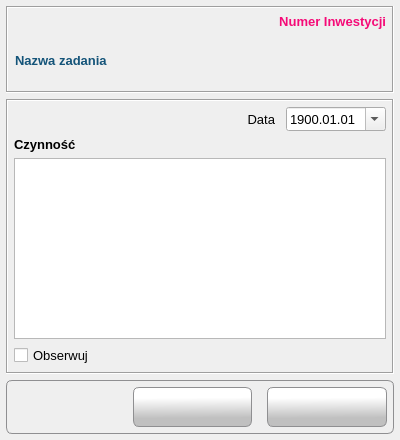
<?xml version="1.0" encoding="UTF-8"?>
<ui version="4.0">
 <class>Form</class>
 <widget class="QWidget" name="Form">
  <property name="windowModality">
   <enum>Qt::NonModal</enum>
  </property>
  <property name="geometry">
   <rect>
    <x>0</x>
    <y>0</y>
    <width>400</width>
    <height>440</height>
   </rect>
  </property>
  <property name="minimumSize">
   <size>
    <width>400</width>
    <height>440</height>
   </size>
  </property>
  <property name="maximumSize">
   <size>
    <width>400</width>
    <height>440</height>
   </size>
  </property>
  <property name="font">
   <font>
    <family>Tahoma</family>
    <pointsize>10</pointsize>
   </font>
  </property>
  <property name="focusPolicy">
   <enum>Qt::NoFocus</enum>
  </property>
  <property name="windowTitle">
   <string>Czynność</string>
  </property>
  <property name="windowIcon">
   <iconset resource="../res/main_form.qrc">
    <normaloff>:/icons/res/icon/action.png</normaloff>:/icons/res/icon/action.png</iconset>
  </property>
  <layout class="QVBoxLayout" name="verticalLayout_5">
   <property name="leftMargin">
    <number>6</number>
   </property>
   <property name="topMargin">
    <number>6</number>
   </property>
   <property name="rightMargin">
    <number>6</number>
   </property>
   <property name="bottomMargin">
    <number>6</number>
   </property>
   <item>
    <widget class="QFrame" name="frm_header_frame">
     <property name="frameShape">
      <enum>QFrame::Box</enum>
     </property>
     <property name="frameShadow">
      <enum>QFrame::Sunken</enum>
     </property>
     <layout class="QVBoxLayout" name="verticalLayout_3">
      <property name="leftMargin">
       <number>6</number>
      </property>
      <property name="topMargin">
       <number>6</number>
      </property>
      <property name="rightMargin">
       <number>6</number>
      </property>
      <property name="bottomMargin">
       <number>6</number>
      </property>
      <item>
       <widget class="QLabel" name="lbl_projectId">
        <property name="font">
         <font>
          <family>Tahoma</family>
          <pointsize>10</pointsize>
          <weight>75</weight>
          <bold>true</bold>
         </font>
        </property>
        <property name="styleSheet">
         <string notr="true">color: #F50A77</string>
        </property>
        <property name="frameShape">
         <enum>QFrame::NoFrame</enum>
        </property>
        <property name="frameShadow">
         <enum>QFrame::Sunken</enum>
        </property>
        <property name="text">
         <string>Numer Inwestycji</string>
        </property>
        <property name="alignment">
         <set>Qt::AlignRight|Qt::AlignTrailing|Qt::AlignVCenter</set>
        </property>
        <property name="margin">
         <number>3</number>
        </property>
        <property name="textInteractionFlags">
         <set>Qt::NoTextInteraction</set>
        </property>
       </widget>
      </item>
      <item>
       <widget class="QLabel" name="lbl_task_name">
        <property name="minimumSize">
         <size>
          <width>0</width>
          <height>50</height>
         </size>
        </property>
        <property name="maximumSize">
         <size>
          <width>16777215</width>
          <height>16777213</height>
         </size>
        </property>
        <property name="font">
         <font>
          <family>Tahoma</family>
          <pointsize>10</pointsize>
          <weight>75</weight>
          <bold>true</bold>
         </font>
        </property>
        <property name="styleSheet">
         <string notr="true">color: #145479;
font-weight: bold</string>
        </property>
        <property name="frameShape">
         <enum>QFrame::NoFrame</enum>
        </property>
        <property name="frameShadow">
         <enum>QFrame::Plain</enum>
        </property>
        <property name="text">
         <string>Nazwa zadania</string>
        </property>
        <property name="scaledContents">
         <bool>true</bool>
        </property>
        <property name="wordWrap">
         <bool>true</bool>
        </property>
        <property name="margin">
         <number>3</number>
        </property>
        <property name="indent">
         <number>1</number>
        </property>
        <property name="textInteractionFlags">
         <set>Qt::NoTextInteraction</set>
        </property>
       </widget>
      </item>
     </layout>
    </widget>
   </item>
   <item>
    <widget class="QFrame" name="frame">
     <property name="frameShape">
      <enum>QFrame::Box</enum>
     </property>
     <property name="frameShadow">
      <enum>QFrame::Sunken</enum>
     </property>
     <layout class="QVBoxLayout" name="verticalLayout_4">
      <property name="leftMargin">
       <number>6</number>
      </property>
      <property name="topMargin">
       <number>6</number>
      </property>
      <property name="rightMargin">
       <number>6</number>
      </property>
      <property name="bottomMargin">
       <number>6</number>
      </property>
      <item>
       <layout class="QVBoxLayout" name="verticalLayout">
        <item>
         <layout class="QHBoxLayout" name="horizontalLayout_3">
          <item>
           <widget class="QLabel" name="lbl_activity">
            <property name="font">
             <font>
              <family>Tahoma</family>
              <pointsize>10</pointsize>
              <weight>50</weight>
              <bold>false</bold>
             </font>
            </property>
            <property name="text">
             <string>Data</string>
            </property>
            <property name="alignment">
             <set>Qt::AlignRight|Qt::AlignTrailing|Qt::AlignVCenter</set>
            </property>
            <property name="indent">
             <number>5</number>
            </property>
           </widget>
          </item>
          <item>
           <widget class="QDateEdit" name="dta_activity_date">
            <property name="minimumSize">
             <size>
              <width>100</width>
              <height>0</height>
             </size>
            </property>
            <property name="maximumSize">
             <size>
              <width>100</width>
              <height>16777215</height>
             </size>
            </property>
            <property name="displayFormat">
             <string>yyyy.MM.dd</string>
            </property>
            <property name="calendarPopup">
             <bool>true</bool>
            </property>
            <property name="date">
             <date>
              <year>1900</year>
              <month>1</month>
              <day>1</day>
             </date>
            </property>
           </widget>
          </item>
         </layout>
        </item>
        <item>
         <widget class="QLabel" name="label">
          <property name="font">
           <font>
            <family>Tahoma</family>
            <pointsize>10</pointsize>
            <weight>75</weight>
            <bold>true</bold>
           </font>
          </property>
          <property name="text">
           <string>Czynność</string>
          </property>
          <property name="margin">
           <number>3</number>
          </property>
          <property name="indent">
           <number>-1</number>
          </property>
         </widget>
        </item>
        <item>
         <widget class="QPlainTextEdit" name="txt_activity_description">
          <property name="horizontalScrollBarPolicy">
           <enum>Qt::ScrollBarAlwaysOff</enum>
          </property>
          <property name="tabChangesFocus">
           <bool>true</bool>
          </property>
         </widget>
        </item>
       </layout>
      </item>
      <item>
       <widget class="QCheckBox" name="cbx_keep_attention">
        <property name="text">
         <string>Obserwuj</string>
        </property>
       </widget>
      </item>
     </layout>
    </widget>
   </item>
   <item>
    <widget class="QFrame" name="frame_2">
     <property name="styleSheet">
      <string notr="true">border: 1px solid #8f8f91;
    border-radius: 6px;
    background-color: qlineargradient(x1: 0, y1: 0, x2: 0, y2: 1,
                                      stop: 0 #f6f7fa, stop: 1 #dadbde);</string>
     </property>
     <property name="frameShape">
      <enum>QFrame::Box</enum>
     </property>
     <property name="frameShadow">
      <enum>QFrame::Sunken</enum>
     </property>
     <layout class="QVBoxLayout" name="verticalLayout_2">
      <property name="leftMargin">
       <number>6</number>
      </property>
      <property name="topMargin">
       <number>6</number>
      </property>
      <property name="rightMargin">
       <number>6</number>
      </property>
      <property name="bottomMargin">
       <number>6</number>
      </property>
      <item>
       <layout class="QHBoxLayout" name="horizontalLayout">
        <property name="spacing">
         <number>15</number>
        </property>
        <property name="leftMargin">
         <number>0</number>
        </property>
        <property name="topMargin">
         <number>0</number>
        </property>
        <property name="rightMargin">
         <number>0</number>
        </property>
        <property name="bottomMargin">
         <number>0</number>
        </property>
        <item>
         <spacer name="horizontalSpacer">
          <property name="orientation">
           <enum>Qt::Horizontal</enum>
          </property>
          <property name="sizeHint" stdset="0">
           <size>
            <width>40</width>
            <height>20</height>
           </size>
          </property>
         </spacer>
        </item>
        <item>
         <widget class="QPushButton" name="btn_ok">
          <property name="sizePolicy">
           <sizepolicy hsizetype="Expanding" vsizetype="Preferred">
            <horstretch>0</horstretch>
            <verstretch>0</verstretch>
           </sizepolicy>
          </property>
          <property name="minimumSize">
           <size>
            <width>0</width>
            <height>40</height>
           </size>
          </property>
          <property name="font">
           <font>
            <family>Tahoma</family>
            <pointsize>10</pointsize>
           </font>
          </property>
          <property name="cursor">
           <cursorShape>PointingHandCursor</cursorShape>
          </property>
          <property name="toolTip">
           <string>Zapisz</string>
          </property>
          <property name="layoutDirection">
           <enum>Qt::LeftToRight</enum>
          </property>
          <property name="autoFillBackground">
           <bool>false</bool>
          </property>
          <property name="styleSheet">
           <string notr="true">QPushButton {
border: 1px solid #8f8f91;
border-radius: 6px;
background-color: qlineargradient(spread:pad, x1:0.529318, y1:1, x2:0.511909, y2:0.262, stop:0.295455 rgba(192, 192, 192, 255), stop:1 rgba(255, 255, 255, 255))
}
QPushButton:hover {
background-color: qlineargradient(spread:pad, x1:0.507, y1:0.937, x2:0.489, y2:0.08, stop:0 rgba(207, 207, 207, 255), stop:1 rgba(255, 255, 255, 255))
 }
QPushButton:pressed {
 background-color: qlineargradient(spread:pad, x1:0.513, y1:0, x2:0.495, y2:0.886, stop:0.306818 rgba(208, 208, 208, 255), stop:1 rgba(255, 255, 255, 255))
}</string>
          </property>
          <property name="text">
           <string/>
          </property>
          <property name="icon">
           <iconset resource="../res/main_form.qrc">
            <normaloff>:/icons/res/icon/check.png</normaloff>:/icons/res/icon/check.png</iconset>
          </property>
          <property name="iconSize">
           <size>
            <width>32</width>
            <height>32</height>
           </size>
          </property>
          <property name="autoDefault">
           <bool>true</bool>
          </property>
         </widget>
        </item>
        <item>
         <widget class="QPushButton" name="btn_activity_inspector">
          <property name="sizePolicy">
           <sizepolicy hsizetype="Expanding" vsizetype="Fixed">
            <horstretch>0</horstretch>
            <verstretch>0</verstretch>
           </sizepolicy>
          </property>
          <property name="minimumSize">
           <size>
            <width>0</width>
            <height>40</height>
           </size>
          </property>
          <property name="cursor">
           <cursorShape>PointingHandCursor</cursorShape>
          </property>
          <property name="toolTip">
           <string>Katalog czynności</string>
          </property>
          <property name="styleSheet">
           <string notr="true">QPushButton {
border: 1px solid #8f8f91;
border-radius: 6px;
background-color: qlineargradient(spread:pad, x1:0.529318, y1:1, x2:0.511909, y2:0.262, stop:0.295455 rgba(192, 192, 192, 255), stop:1 rgba(255, 255, 255, 255))
}
QPushButton:hover {
background-color: qlineargradient(spread:pad, x1:0.507, y1:0.937, x2:0.489, y2:0.08, stop:0 rgba(207, 207, 207, 255), stop:1 rgba(255, 255, 255, 255))
 }
QPushButton:pressed {
 background-color: qlineargradient(spread:pad, x1:0.513, y1:0, x2:0.495, y2:0.886, stop:0.306818 rgba(208, 208, 208, 255), stop:1 rgba(255, 255, 255, 255))
}</string>
          </property>
          <property name="text">
           <string/>
          </property>
          <property name="icon">
           <iconset resource="../res/main_form.qrc">
            <normaloff>:/icons/res/icon/action.png</normaloff>:/icons/res/icon/action.png</iconset>
          </property>
          <property name="iconSize">
           <size>
            <width>32</width>
            <height>32</height>
           </size>
          </property>
         </widget>
        </item>
       </layout>
      </item>
     </layout>
    </widget>
   </item>
  </layout>
 </widget>
 <tabstops>
  <tabstop>dta_activity_date</tabstop>
  <tabstop>txt_activity_description</tabstop>
  <tabstop>cbx_keep_attention</tabstop>
  <tabstop>btn_activity_inspector</tabstop>
  <tabstop>btn_ok</tabstop>
 </tabstops>
 <resources>
  <include location="../res/main_form.qrc"/>
 </resources>
 <connections/>
</ui>
